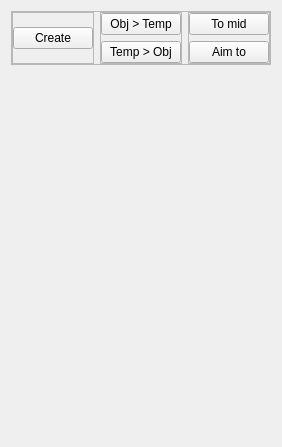
           <widget class="QWidget" name="template_system">
            <property name="geometry">
             <rect>
              <x>0</x>
              <y>0</y>
              <width>276</width>
              <height>447</height>
             </rect>
            </property>
            <attribute name="label">
             <string>Template System</string>
            </attribute>
            <layout class="QVBoxLayout" name="verticalLayout_10">
             <item>
              <widget class="QFrame" name="frame_13">
               <property name="frameShape">
                <enum>QFrame::StyledPanel</enum>
               </property>
               <property name="frameShadow">
                <enum>QFrame::Raised</enum>
               </property>
               <layout class="QHBoxLayout" name="horizontalLayout">
                <property name="leftMargin">
                 <number>0</number>
                </property>
                <property name="topMargin">
                 <number>0</number>
                </property>
                <property name="rightMargin">
                 <number>0</number>
                </property>
                <property name="bottomMargin">
                 <number>0</number>
                </property>
                <item>
                 <widget class="QFrame" name="frame_11">
                  <property name="frameShape">
                   <enum>QFrame::StyledPanel</enum>
                  </property>
                  <property name="frameShadow">
                   <enum>QFrame::Raised</enum>
                  </property>
                  <layout class="QVBoxLayout" name="verticalLayout_7">
                   <property name="leftMargin">
                    <number>0</number>
                   </property>
                   <property name="topMargin">
                    <number>0</number>
                   </property>
                   <property name="rightMargin">
                    <number>0</number>
                   </property>
                   <property name="bottomMargin">
                    <number>0</number>
                   </property>
                   <item>
                    <widget class="QPushButton" name="pushButton_18">
                     <property name="text">
                      <string>Create</string>
                     </property>
                    </widget>
                   </item>
                  </layout>
                 </widget>
                </item>
                <item>
                 <widget class="QFrame" name="frame_10">
                  <property name="frameShape">
                   <enum>QFrame::StyledPanel</enum>
                  </property>
                  <property name="frameShadow">
                   <enum>QFrame::Raised</enum>
                  </property>
                  <layout class="QVBoxLayout" name="verticalLayout_6">
                   <property name="leftMargin">
                    <number>0</number>
                   </property>
                   <property name="topMargin">
                    <number>0</number>
                   </property>
                   <property name="rightMargin">
                    <number>0</number>
                   </property>
                   <property name="bottomMargin">
                    <number>0</number>
                   </property>
                   <item>
                    <widget class="QPushButton" name="pushButton_20">
                     <property name="text">
                      <string>Obj &gt; Temp</string>
                     </property>
                    </widget>
                   </item>
                   <item>
                    <widget class="QPushButton" name="pushButton_21">
                     <property name="text">
                      <string>Temp &gt; Obj</string>
                     </property>
                    </widget>
                   </item>
                  </layout>
                 </widget>
                </item>
                <item>
                 <widget class="QFrame" name="frame_12">
                  <property name="frameShape">
                   <enum>QFrame::StyledPanel</enum>
                  </property>
                  <property name="frameShadow">
                   <enum>QFrame::Raised</enum>
                  </property>
                  <layout class="QVBoxLayout" name="verticalLayout_8">
                   <property name="leftMargin">
                    <number>0</number>
                   </property>
                   <property name="topMargin">
                    <number>0</number>
                   </property>
                   <property name="rightMargin">
                    <number>0</number>
                   </property>
                   <property name="bottomMargin">
                    <number>0</number>
                   </property>
                   <item>
                    <widget class="QPushButton" name="pushButton_22">
                     <property name="text">
                      <string>To mid</string>
                     </property>
                    </widget>
                   </item>
                   <item>
                    <widget class="QPushButton" name="pushButton_23">
                     <property name="text">
                      <string>Aim to</string>
                     </property>
                    </widget>
                   </item>
                  </layout>
                 </widget>
                </item>
               </layout>
              </widget>
             </item>
             <item>
              <spacer name="verticalSpacer_2">
               <property name="orientation">
                <enum>Qt::Vertical</enum>
               </property>
               <property name="sizeHint" stdset="0">
                <size>
                 <width>20</width>
                 <height>40</height>
                </size>
               </property>
              </spacer>
             </item>
            </layout>
           </widget>
